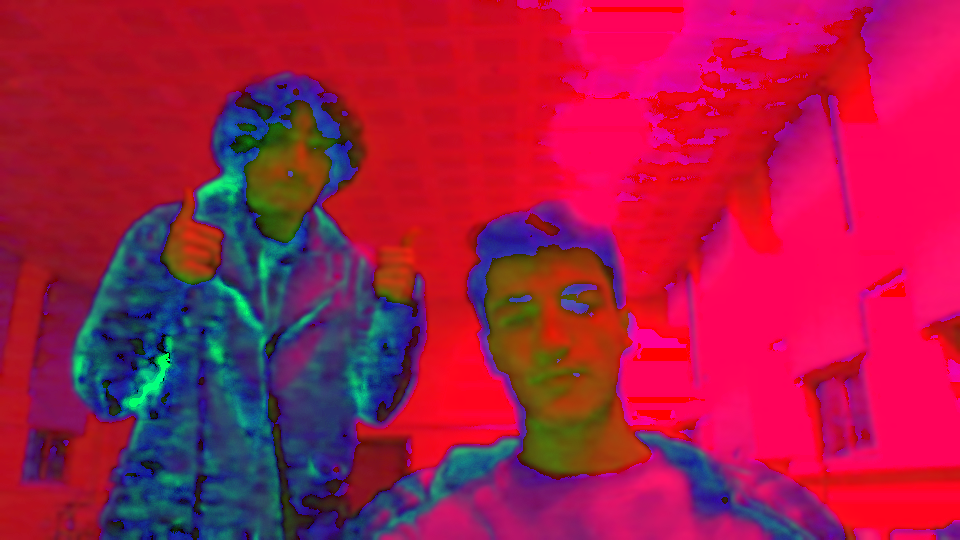
#> input picture NesneTespiti/HSV Image.png, 960 x 540 px, given in place of the camera
$ python Renk_ile_nesne_tespiti.py
#> lines starting #> are read from the running program, lines starting #| are printed output that depends on the picture; after the words box and inside, x2 and y2 are one past the last pixel; in counts of white or black regions, pixels touching at a corner belong together
import cv2 as cv
import numpy as np
from collections import deque
# deque   -> tespit ettiğğmiz objenin merkezini depolamak için deque kullanırız

# belirli renklerde bulunan nesnelerin tespitinin nasıl yapılacağını kontur bulmma yöntemi ile öğreneceğiz

# konturlar basitçe, aynı renk veya yoğunluğa sahip tüm sürekli noktaları birlesştiren bir eğri olarak açıklanabilir
# Konturlar , şekil analizi ve nesne algılama ve tanıma içn kullanışlı bir araçtır


buffer_size = 16 # deque nin sizesi olsun diyorum aslında
pts =deque(maxlen= buffer_size)


# örnek olarak mavi rengini kullanalım bunun için mavş rennk aralığı oluşturmammız gerekiyor bunu HSV formatında belirleyeceğiz


blueLover =(84 , 98 , 0)
blueUpper =(179 , 255 , 255)

# capture

cap = cv.VideoCapture(0)
cap.set(3,960)
cap.set(4,480)

while True :

    success , imgOriginal = cap.read()
#> imgOriginal is the input picture: shape (540, 960, 3); mean B, G, R 70.4, 26.4, 165.9

    if success :

      # blur
      blurred = cv.GaussianBlur(imgOriginal, (11,11), 0 )
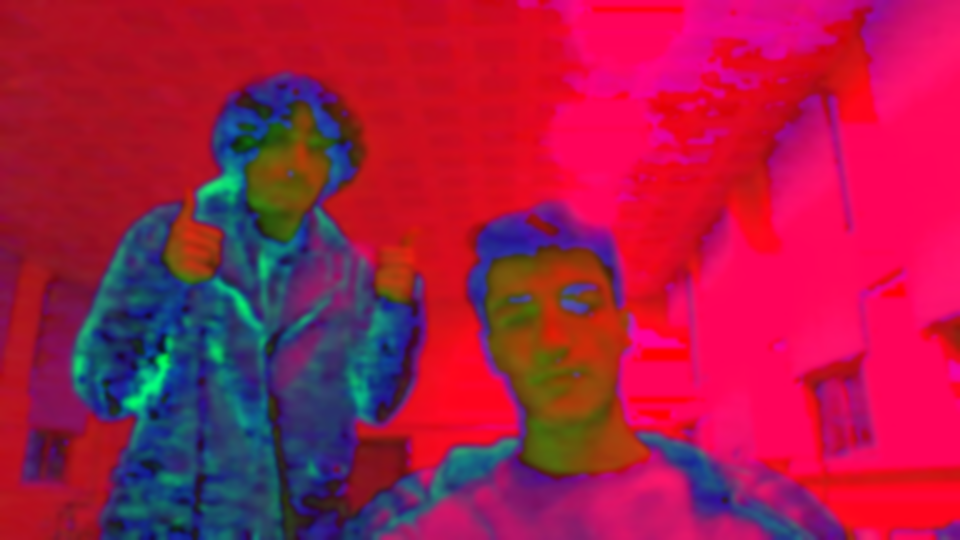
#> blurred: shape (540, 960, 3); mean B, G, R 70.4, 26.4, 165.9

      # hsv
      hsv = cv.cvtColor(blurred , cv.COLOR_BGR2HSV)
#> hsv: shape (540, 960, 3); mean H, S, V 145.9, 225.8, 181.8

      cv.imshow("HSV Image ", hsv)

      # mavi için maske oluştur
      mask =  cv.inRange(hsv , blueLover , blueUpper)
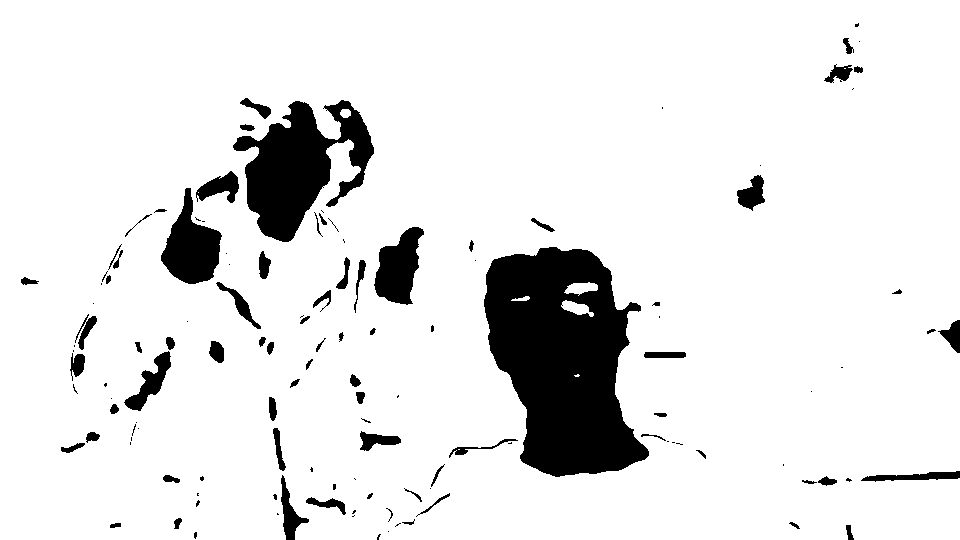
#> mask: shape (540, 960); 90% white; 128 black regions (55 under 20 px), largest, box (x1, y1, x2, y2) and area: (484, 247, 649, 477) 25374, (233, 100, 374, 242) 9986, (161, 188, 222, 284) 3181
      cv.imshow("HSV Image",mask)

    if cv.waitKey(1) & 0xFF == ord("q") : break
#> (key q is pressed here)
